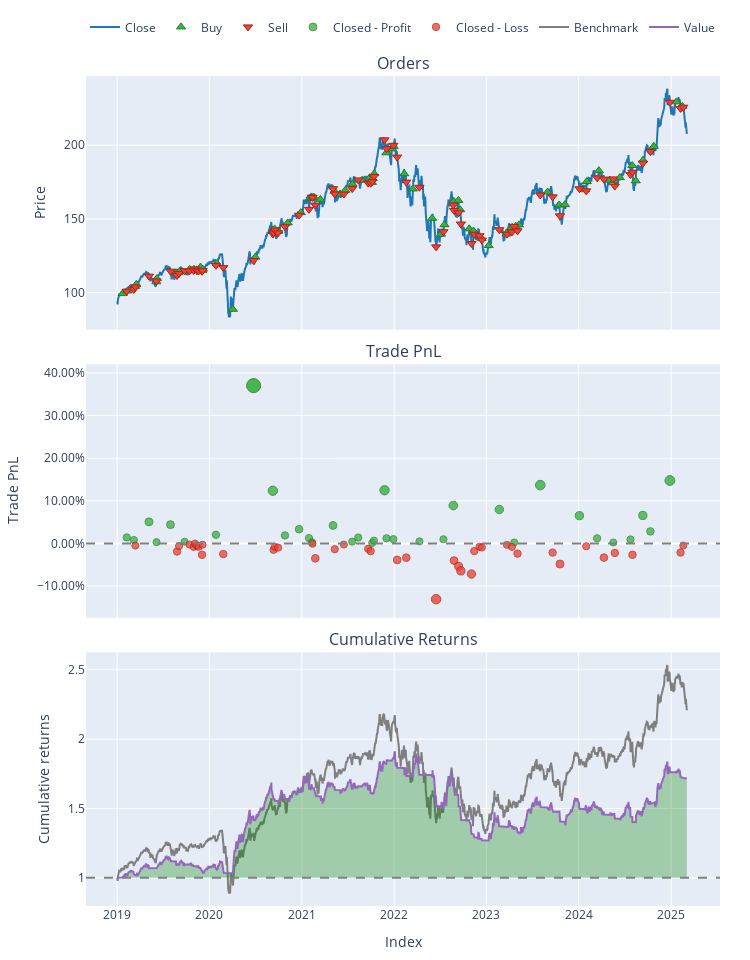

Notebook code cell kept with this figure:
### Code cell
import vectorbt as vbt

xly = xly_copy.dropna(subset=['Close_XLY'])
entries = xly_copy['Buy_Signal'].astype(bool)
exits = xly_copy['Sell_Signal'].astype(bool)

price = xly_copy['Close_XLY']
portfolio = vbt.Portfolio.from_signals(
    close=price,
    entries=entries,
    exits=exits,
    init_cash=100_000,
    fees=0.001
)

print(portfolio.stats())
portfolio.plot().show()
